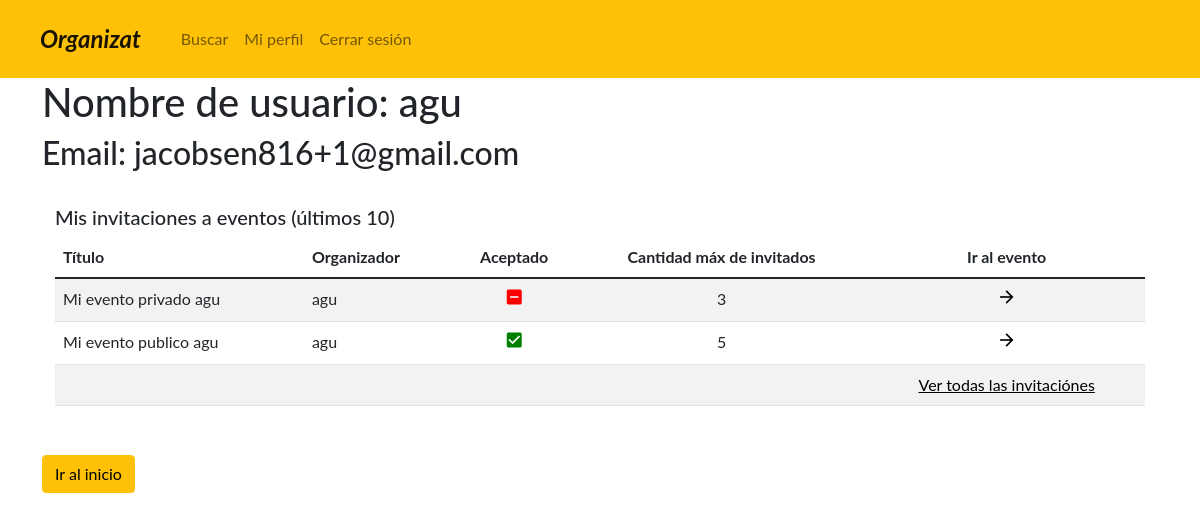
The app's page /event-down/4/68a7079032c4834f1ac6d2737a9d7e12a645c9c564a4183e556e71bbda2c/ (signed in), older data.
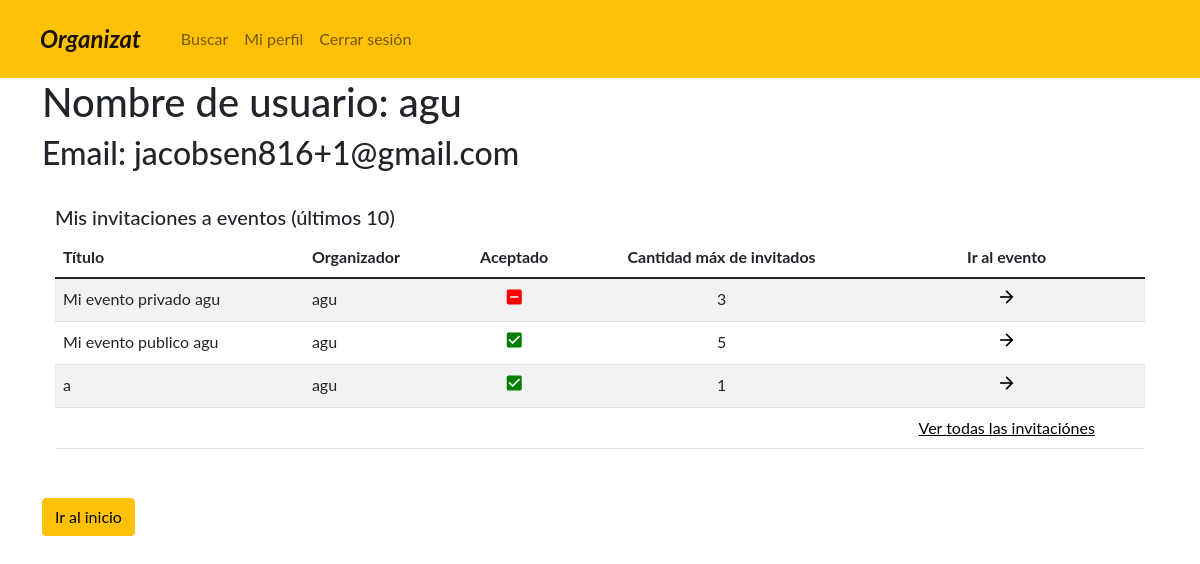
The same page, newer data.
### administrador/models.py (models this page shows, shortened)
class Invitation(models.Model):
    user = models.ForeignKey(User, on_delete=models.CASCADE, verbose_name="Integrate")
    event = models.ForeignKey(Event, on_delete=models.CASCADE, verbose_name="Evento")
    accepted_event = models.BooleanField(default=False, verbose_name="Aceptado")
    class Meta:
        verbose_name = 'Invitacion'
        verbose_name_plural = 'Invitaciones'

class Event(models.Model):
    name = models.CharField(max_length=40, blank=True, null=False, verbose_name='Nombre')
    owner = models.ForeignKey(User, on_delete=models.CASCADE, verbose_name="Organizador")
    description = models.TextField(max_length=255, blank=True, null=False, verbose_name='Descripcion')
    date_event_start = models.DateTimeField(default=datetime.today(), verbose_name='Fecha de alta del evento')
    date_event_end = models.DateTimeField(default=datetime.today(), verbose_name='Fecha de baja del evento')
    location = models.CharField(max_length=255, blank=True, null=False, verbose_name='Ubicación')
    event_link = models.URLField(max_length=200, verbose_name='Link')
    state = models.CharField(max_length=10, choices=STATES_EVENTO, verbose_name='Estado', null=True)
    max_guests = models.IntegerField(verbose_name='Capacidad máxima de invitados')
    visibility = models.CharField(max_length=14, choices=VISIBILITIES, verbose_name='Visibilidad')
    class Meta:
        verbose_name = 'Evento'
        verbose_name_plural = 'Eventos'

### administrador/views.py (the view)
def EventDown(request, pk, token):
    event = Event.objects.get(event_link=token)
    invitation = Invitation.objects.get(user_id=pk, event_id=event.id)
    invitation.accepted_event = False
    invitation.save()
    invitations = Invitation.objects.filter(user_id=pk)
    return render(request, 'profile.html', {'invitations': invitations})

### templates/profile.html (shortened to what this page needs)
{% extends 'base.html' %}
{% block content %}
<div class="container">
    {% if request.user.id == user.id %}
    <h1>Nombre de usuario: {{user.username}}</h1>
    <h2>Email: {{user.email}}</h2>
    <div class="container border border-white py-3 my-3">
            <p class="h5">Mis invitaciones a eventos (últimos 10)</p>
            <div class="table-responsive table-wrapper-scroll-y my-custom-scrollbar">
                <table class="table table-striped table-hover">
                    {% if invitations %}
                    <thead>
                    <tr>
                        <th>Título</th>
                        <th>Organizador</th>
                        <th class="text-center">Aceptado</th>
                        <th class="text-center">Cantidad máx de invitados</th>
                        <th class="text-center">Ir al evento</th>
                    </tr>
                    </thead>
                    <tbody>
                    {% for invitation in invitations %}
                        <tr>
                            <td>{{invitation.event.name}}</td>
                            <td>{{invitation.event.owner.username}}</td>
                            {% if invitation.accepted_event %}
                                <td class="text-center">
                                    <a class="text-decoration-none text-black" href="{% url 'event_down' request.user.id invitation.event.event_link %}">
                                        <i class="material-icons" style="font-size:20px;color:green">check_box</i>
                                    </a>
                                </td>
                            {% else %}
                                <td class="text-center">
                                    <a class="text-decoration-none text-black" href="{% url 'event_up' request.user.id invitation.event.event_link %}">
                                        <i class="material-icons" style="font-size:20px;color:red">indeterminate_check_box</i>
                                    </a>
                                </td>
                            {% endif %}
                            <td class="text-center">{{invitation.event.max_guests}}</td>
                            <td class="text-center">
                                <a class="text-decoration-none text-black" href="{% url 'event' invitation.event.event_link %}">
                                    <i class="material-icons" style="font-size:20px">arrow_forward</i>
                                </a>
                            </td>
                        </tr>
                    {% endfor %}
                        <tr>
                            <td></td>
                            <td></td>
                            <td></td>
                            <td></td>
                            <td class="text-center">
                                <a href="{% url 'profile_invitations' %}" class="text-black">Ver todas las invitaciónes</a>
                            </td>
                        </tr>
                    </tbody>
                    {% else %}
                    <thead>
                        <tr>
                            <th>No existen invitaciones a eventos registrados</th>
                        </tr>
                    </thead>
                    {% endif %}
                </table>
            </div>
        </div>
    <div class="row">
        <div class="col-2">
            <a href="{% url 'home' %}">
                <button type="button" class="btn btn-warning">Ir al inicio</button>
            </a>
        </div>
    </div>
</div>
{% else %}
    <div class="text-center">
        <i class="material-icons" style="font-size:58px;color:red">warning</i>
        <h1 class="fw-300">NO TIENE LOS PERMISOS NECESARIOS</h1>
    </div>
{% endif %}
{% endblock %}

Row changes from the older to the newer data that the page shows:
added Invitation: event.name "a", event.owner.username "agu", accepted_event True (drawn), event.max_guests "1"
